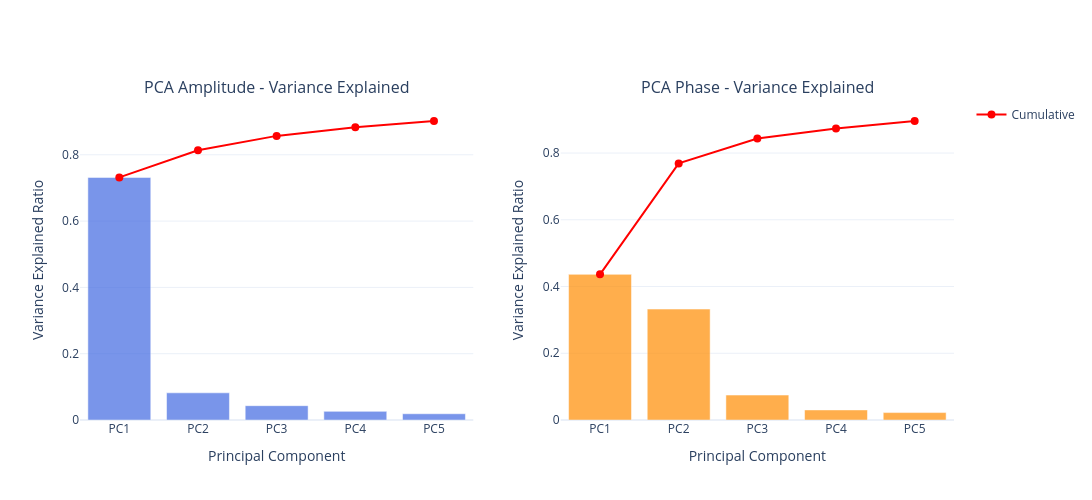

Here is the notebook cell this chart was saved with:
### Markdown cell above
# 7. PCA Dimensionality Reduction - Top 5 Components

### Code cell
import numpy as np
from sklearn.decomposition import PCA
import plotly.graph_objects as go
from plotly.subplots import make_subplots

# Chuẩn bị ma trận dữ liệu: mỗi hàng là 1 packet, mỗi cột là 1 subcarrier
num_packets = max([len(ts_all[k]) for k in ts_all.keys()])
num_subcarriers = len(ts_all)

# Khởi tạo ma trận amplitude và phase
amp_matrix = np.zeros((num_packets, num_subcarriers))
phs_matrix = np.zeros((num_packets, num_subcarriers))

# Điền dữ liệu từ ts_all (sau khi đã qua filters: Hampel, SG, Elliptic)
for col_idx, sub_idx in enumerate(sorted(ts_all.keys())):
    ts_df = ts_all[sub_idx]
    n_samples = len(ts_df)
    amp_matrix[:n_samples, col_idx] = ts_df['amp_ellip'].values
    phs_matrix[:n_samples, col_idx] = ts_df['phase_ellip'].values

print(f"Ma trận amplitude: {amp_matrix.shape}")
print(f"Ma trận phase: {phs_matrix.shape}")

# Áp dụng PCA cho amplitude (giảm xuống 5 thành phần chính)
N_COMPONENTS = 5
pca_amp = PCA(n_components=N_COMPONENTS)
amp_pca = pca_amp.fit_transform(amp_matrix)

print(f"\nPCA Amplitude:")
print(f"  Input shape: {amp_matrix.shape}")
print(f"  Output shape: {amp_pca.shape}")
print(f"  Explained variance ratio: {pca_amp.explained_variance_ratio_}")
print(f"  Total variance explained: {np.sum(pca_amp.explained_variance_ratio_)*100:.2f}%")

# Áp dụng PCA cho phase
pca_phs = PCA(n_components=N_COMPONENTS)
phs_pca = pca_phs.fit_transform(phs_matrix)

print(f"\nPCA Phase:")
print(f"  Input shape: {phs_matrix.shape}")
print(f"  Output shape: {phs_pca.shape}")
print(f"  Explained variance ratio: {pca_phs.explained_variance_ratio_}")
print(f"  Total variance explained: {np.sum(pca_phs.explained_variance_ratio_)*100:.2f}%")

# Vẽ biểu đồ variance explained
pc_labels = [f'PC{i}' for i in range(1, N_COMPONENTS+1)]

fig = make_subplots(rows=1, cols=2,
                    subplot_titles=['PCA Amplitude - Variance Explained',
                                    'PCA Phase - Variance Explained'])

# Amplitude variance
fig.add_trace(go.Bar(x=pc_labels, y=pca_amp.explained_variance_ratio_,
                     marker_color='royalblue', opacity=0.7, name='Amp Variance',
                     showlegend=False), row=1, col=1)
fig.add_trace(go.Scatter(x=pc_labels, y=np.cumsum(pca_amp.explained_variance_ratio_),
                          mode='lines+markers', line=dict(color='red', width=2),
                          marker=dict(size=8), name='Cumulative'),
              row=1, col=1)

# Phase variance
fig.add_trace(go.Bar(x=pc_labels, y=pca_phs.explained_variance_ratio_,
                     marker_color='darkorange', opacity=0.7, name='Phs Variance',
                     showlegend=False), row=1, col=2)
fig.add_trace(go.Scatter(x=pc_labels, y=np.cumsum(pca_phs.explained_variance_ratio_),
                          mode='lines+markers', line=dict(color='red', width=2),
                          marker=dict(size=8), name='Cumulative',
                          showlegend=False),
              row=1, col=2)

fig.update_yaxes(title_text="Variance Explained Ratio", row=1, col=1)
fig.update_yaxes(title_text="Variance Explained Ratio", row=1, col=2)
fig.update_xaxes(title_text="Principal Component", row=1, col=1)
fig.update_xaxes(title_text="Principal Component", row=1, col=2)
fig.update_layout(height=500, width=1400, template='plotly_white')
fig.show()

print(f"\nPCA hoàn tất! Giảm từ {num_subcarriers} subcarriers xuống {N_COMPONENTS} principal components")

### Figure 1 — Plotly figure (JSON) as saved in the notebook; plotly's stock layout.template omitted (floating-point values rounded to 4 significant figures)
{"data": [{"marker": {"color": "royalblue"}, "name": "Amp Variance", "opacity": 0.7, "showlegend": false, "type": "bar", "x": ["PC1", "PC2", "PC3", "PC4", "PC5"], "xaxis": "x", "y": [0.7317, 0.08199, 0.04325, 0.02604, 0.01889], "yaxis": "y"}, {"line": {"color": "red", "width": 2}, "marker": {"size": 8}, "mode": "lines+markers", "name": "Cumulative", "type": "scatter", "x": ["PC1", "PC2", "PC3", "PC4", "PC5"], "xaxis": "x", "y": [0.7317, 0.8137, 0.857, 0.883, 0.9019], "yaxis": "y"}, {"marker": {"color": "darkorange"}, "name": "Phs Variance", "opacity": 0.7, "showlegend": false, "type": "bar", "x": ["PC1", "PC2", "PC3", "PC4", "PC5"], "xaxis": "x2", "y": [0.4365, 0.3325, 0.07471, 0.0302, 0.0222], "yaxis": "y2"}, {"line": {"color": "red", "width": 2}, "marker": {"size": 8}, "mode": "lines+markers", "name": "Cumulative", "showlegend": false, "type": "scatter", "x": ["PC1", "PC2", "PC3", "PC4", "PC5"], "xaxis": "x2", "y": [0.4365, 0.769, 0.8437, 0.8739, 0.8961], "yaxis": "y2"}], "layout": {"annotations": [{"font": {"size": 16}, "showarrow": false, "text": "PCA Amplitude - Variance Explained", "x": 0.225, "xanchor": "center", "xref": "paper", "y": 1, "yanchor": "bottom", "yref": "paper"}, {"font": {"size": 16}, "showarrow": false, "text": "PCA Phase - Variance Explained", "x": 0.775, "xanchor": "center", "xref": "paper", "y": 1, "yanchor": "bottom", "yref": "paper"}], "height": 500, "width": 1400, "xaxis": {"anchor": "y", "domain": [0, 0.45], "title": {"text": "Principal Component"}}, "xaxis2": {"anchor": "y2", "domain": [0.55, 1], "title": {"text": "Principal Component"}}, "yaxis": {"anchor": "x", "domain": [0, 1], "title": {"text": "Variance Explained Ratio"}}, "yaxis2": {"anchor": "x2", "domain": [0, 1], "title": {"text": "Variance Explained Ratio"}}}}
